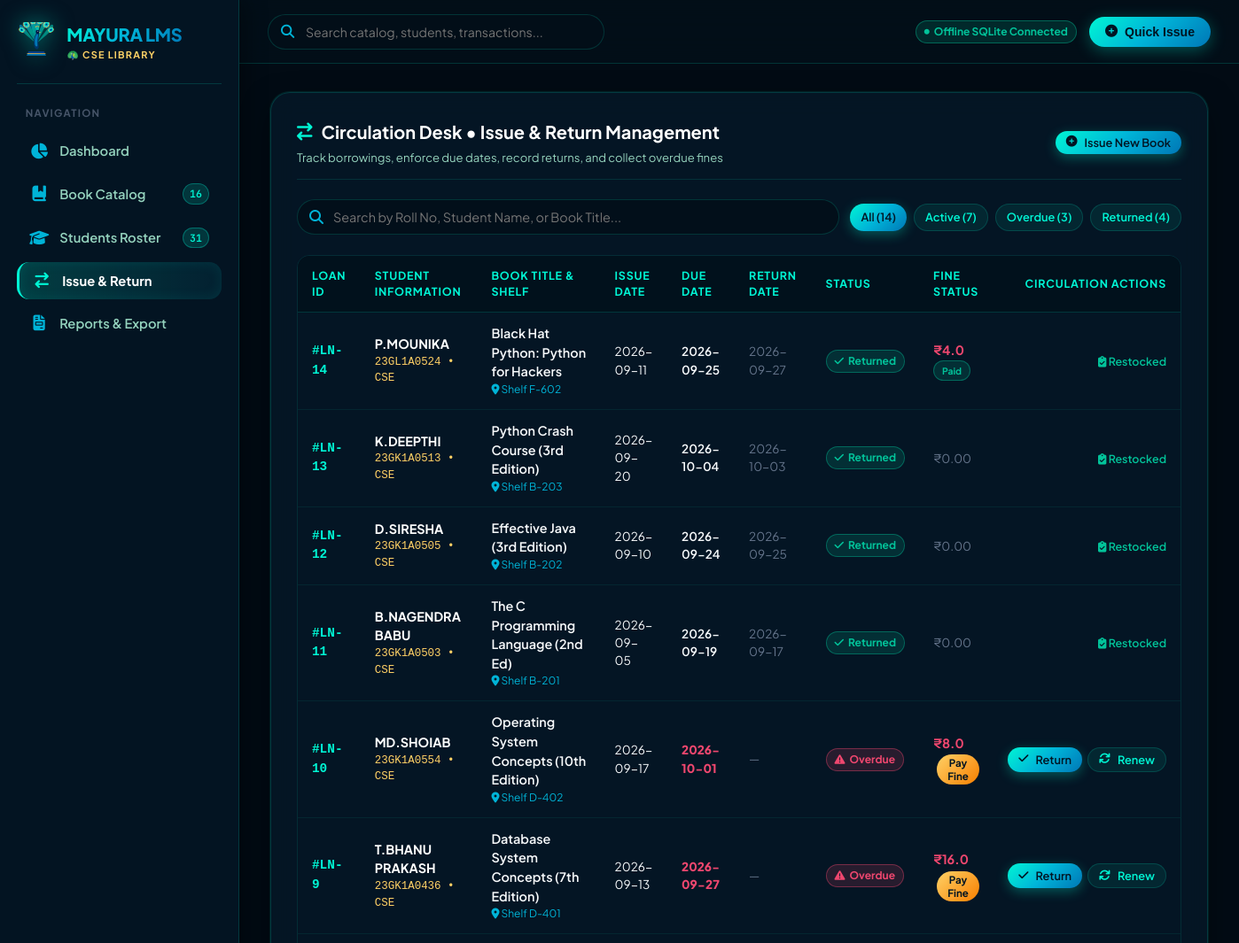
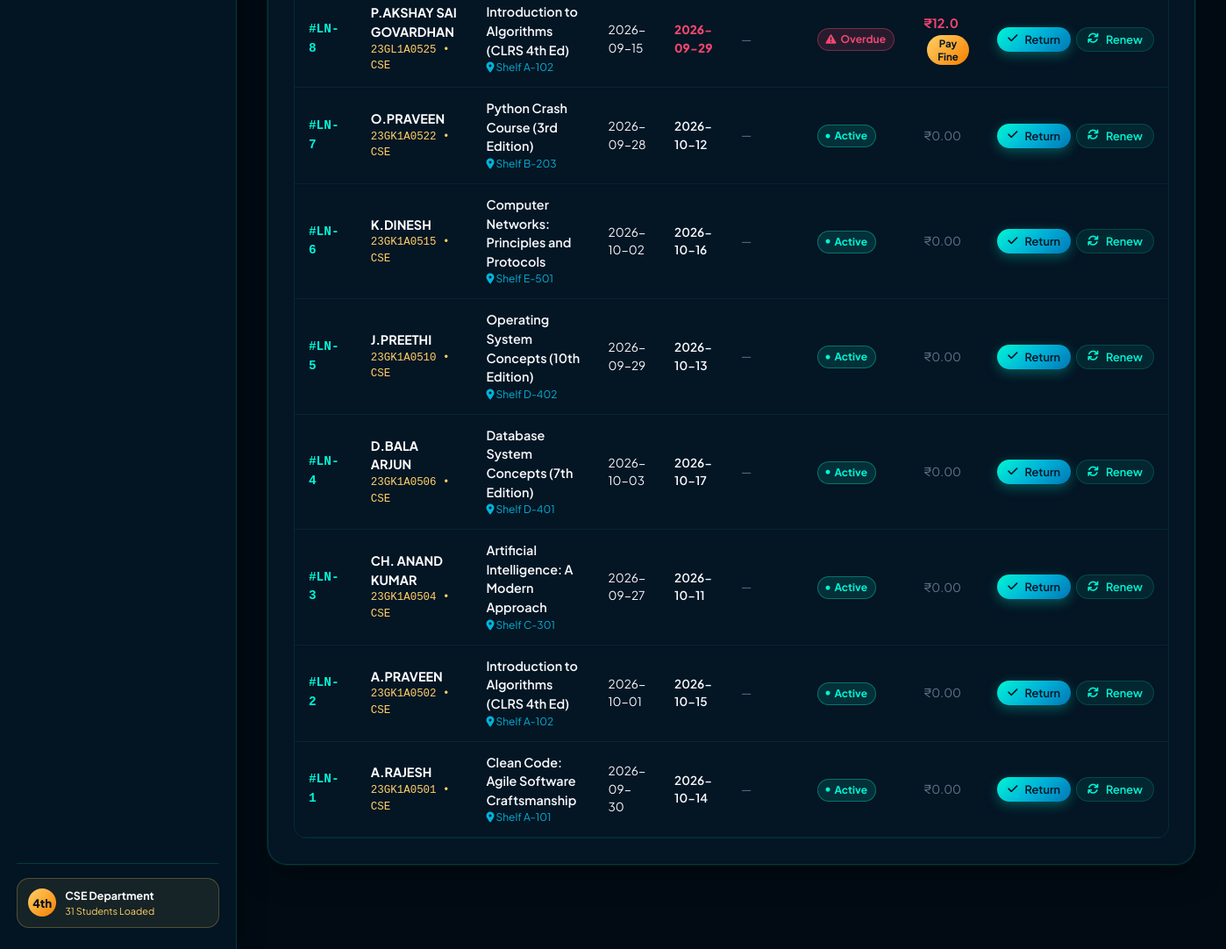
Page /issues on the committed database (2 pictures, top to bottom).
### tables this page shows
CREATE TABLE issues (
            id INTEGER PRIMARY KEY AUTOINCREMENT,
            book_id INTEGER NOT NULL,
            student_id INTEGER NOT NULL,
            issue_date DATE NOT NULL,
            due_date DATE NOT NULL,
            return_date DATE,
            status TEXT NOT NULL CHECK(status IN ('issued', 'returned', 'overdue')),
            fine_amount REAL DEFAULT 0.0,
            fine_paid INTEGER DEFAULT 0,
            remarks TEXT,
            created_at TIMESTAMP DEFAULT CURRENT_TIMESTAMP,
            FOREIGN KEY (book_id) REFERENCES books (id) ON DELETE CASCADE,
            FOREIGN KEY (student_id) REFERENCES students (id) ON DELETE CASCADE
        );

CREATE TABLE students (
            id INTEGER PRIMARY KEY AUTOINCREMENT,
            sl_no INTEGER,
            roll_number TEXT UNIQUE NOT NULL,
            name TEXT NOT NULL,
            year_of_study TEXT NOT NULL,
            branch TEXT NOT NULL,
            email TEXT,
            phone TEXT,
            avatar_seed TEXT,
            created_at TIMESTAMP DEFAULT CURRENT_TIMESTAMP
        );

CREATE TABLE books (
            id INTEGER PRIMARY KEY AUTOINCREMENT,
            isbn TEXT UNIQUE NOT NULL,
            title TEXT NOT NULL,
            author TEXT NOT NULL,
            category TEXT NOT NULL,
            total_copies INTEGER NOT NULL DEFAULT 1,
            available_copies INTEGER NOT NULL DEFAULT 1,
            shelf_location TEXT NOT NULL,
            created_at TIMESTAMP DEFAULT CURRENT_TIMESTAMP
        );

### app.py (the view)
@app.route('/issues')
def issues():
    update_overdue_statuses()
    status_filter = request.args.get('status', 'all').lower()
    conn = get_db()
    cursor = conn.cursor()
    query = """
        SELECT i.id, i.issue_date, i.due_date, i.return_date, i.status, i.fine_amount, i.fine_paid, i.remarks,
               b.title as book_title, b.shelf_location, b.isbn,
               s.name as student_name, s.roll_number, s.branch, s.year_of_study
        FROM issues i
        JOIN books b ON i.book_id = b.id
        JOIN students s ON i.student_id = s.id
    """
    params = []
    if status_filter == 'active':
        query += " WHERE i.status = 'issued'"
    elif status_filter == 'overdue':
        query += " WHERE i.status = 'overdue'"
    elif status_filter == 'returned':
        query += " WHERE i.status = 'returned'"
    query += " ORDER BY i.id DESC"
    cursor.execute(query, params)
    issues_list = cursor.fetchall()
    cursor.execute("SELECT COUNT(*) FROM issues")
    total_count = cursor.fetchone()[0]
    cursor.execute("SELECT COUNT(*) FROM issues WHERE status = 'issued'")
    active_count = cursor.fetchone()[0]
    cursor.execute("SELECT COUNT(*) FROM issues WHERE status = 'overdue'")
    overdue_count = cursor.fetchone()[0]
    cursor.execute("SELECT COUNT(*) FROM issues WHERE status = 'returned'")
    returned_count = cursor.fetchone()[0]
    conn.close()
    return render_template('issues.html',
                           active_page='issues',
                           issues=issues_list,
                           current_filter=status_filter,
                           total_count=total_count,
                           active_count=active_count,
                           overdue_count=overdue_count,
                           returned_count=returned_count)

### app.py (called while the page is built)
@app.context_processor
def inject_global_data():
    try:
        conn = get_db()
        cursor = conn.cursor()
        cursor.execute("SELECT id, roll_number, name, year_of_study, branch FROM students ORDER BY roll_number ASC")
        students = cursor.fetchall()
        cursor.execute("SELECT id, title, available_copies, total_copies, shelf_location FROM books ORDER BY title ASC")
        books = cursor.fetchall()
        conn.close()
        return dict(all_students_quick=students, all_books_quick=books)
    except Exception as e:
        return dict(all_students_quick=[], all_books_quick=[])

### database.py (called while the page is built)
def get_db():
    conn = sqlite3.connect(DB_PATH)
    conn.row_factory = sqlite3.Row
    return conn

### templates/issues.html (shortened to what this page needs)
{% extends "base.html" %}
{% block content %}
<div class="glass-panel">
  <div class="panel-header">
    <div>
      <div class="panel-heading">
        <i class="fa-solid fa-arrow-right-arrow-left" style="color: var(--peacock-cyan);"></i>
        <span>Circulation Desk • Issue & Return Management</span>
      </div>
      <div style="font-size: 0.82rem; color: var(--text-secondary); margin-top: 4px;">
        Track borrowings, enforce due dates, record returns, and collect overdue fines
      </div>
    </div>
    <button class="btn-ui btn-ui-primary btn-ui-sm" onclick="openModal('quickIssueModal')">
      <i class="fa-solid fa-plus-circle"></i> Issue New Book
    </button>
  </div>
  <div class="toolbar-row">
    <div class="peacock-searchbox">
      <i class="fa-solid fa-magnifying-glass"></i>
      <input type="text" id="issueSearch" placeholder="Search by Roll No, Student Name, or Book Title...">
    </div>
    <div style="display: flex; gap: 8px;">
      <a href="{{ url_for('issues', status='all') }}" class="btn-ui btn-ui-sm {% if current_filter == 'all' %}btn-ui-primary{% else %}btn-ui-secondary{% endif %}">
        All ({{ total_count }})
      </a>
      <a href="{{ url_for('issues', status='active') }}" class="btn-ui btn-ui-sm {% if current_filter == 'active' %}btn-ui-primary{% else %}btn-ui-secondary{% endif %}">
        Active ({{ active_count }})
      </a>
      <a href="{{ url_for('issues', status='overdue') }}" class="btn-ui btn-ui-sm {% if current_filter == 'overdue' %}btn-ui-primary{% else %}btn-ui-secondary{% endif %}">
        Overdue ({{ overdue_count }})
      </a>
      <a href="{{ url_for('issues', status='returned') }}" class="btn-ui btn-ui-sm {% if current_filter == 'returned' %}btn-ui-primary{% else %}btn-ui-secondary{% endif %}">
        Returned ({{ returned_count }})
      </a>
    </div>
  </div>
  <div class="table-wrap">
    <table class="table-custom">
      <thead>
        <tr>
          <th>Loan ID</th>
          <th>Student Information</th>
          <th>Book Title & Shelf</th>
          <th>Issue Date</th>
          <th>Due Date</th>
          <th>Return Date</th>
          <th>Status</th>
          <th>Fine Status</th>
          <th style="text-align: right;">Circulation Actions</th>
        </tr>
      </thead>
      <tbody>
        {% for row in issues %}
          <tr class="issue-row"
              data-roll="{{ row.roll_number|lower }}"
              data-student="{{ row.student_name|lower }}"
              data-book="{{ row.book_title|lower }}"
              data-status="{{ row.status|lower }}">
            <td style="font-family: monospace; color: var(--peacock-cyan); font-weight: 700;">#LN-{{ row.id }}</td>
            <td>
              <div style="font-weight: 700; color: #ffffff;">{{ row.student_name }}</div>
              <div style="font-size: 0.78rem; font-family: monospace; color: var(--peacock-gold);">{{ row.roll_number }} • {{ row.branch }}</div>
            </td>
            <td>
              <div style="font-weight: 600; color: var(--text-primary);">{{ row.book_title }}</div>
              <div style="font-size: 0.75rem; color: var(--peacock-teal);"><i class="fa-solid fa-location-dot"></i> {{ row.shelf_location }}</div>
            </td>
            <td style="font-size: 0.85rem;">{{ row.issue_date }}</td>
            <td style="font-size: 0.85rem; font-weight: 600; {% if row.status == 'overdue' %}color: var(--peacock-crimson); font-weight: 800;{% endif %}">
              {{ row.due_date }}
            </td>
            <td style="font-size: 0.85rem; color: var(--text-muted);">
              {{ row.return_date if row.return_date else '—' }}
            </td>
            <td>
              {% if row.status == 'issued' %}
                <span class="tag-badge tag-cyan"><i class="fa-solid fa-circle" style="font-size: 5px;"></i> Active</span>
              {% elif row.status == 'overdue' %}
                <span class="tag-badge tag-crimson"><i class="fa-solid fa-triangle-exclamation"></i> Overdue</span>
              {% elif row.status == 'returned' %}
                <span class="tag-badge tag-emerald"><i class="fa-solid fa-check"></i> Returned</span>
              {% endif %}
            </td>
            <td>
              {% if row.fine_amount > 0 %}
                <div>
                  <strong style="color: var(--peacock-crimson);">₹{{ "%.1f"|format(row.fine_amount) }}</strong>
                  {% if row.fine_paid %}
                    <span class="tag-badge tag-emerald" style="font-size: 0.65rem;">Paid</span>
                  {% else %}
                    <button class="btn-ui btn-ui-gold btn-ui-sm" style="padding: 2px 7px; font-size: 0.72rem; margin-left: 4px;" onclick="payFine({{ row.id }})">
                      Pay Fine
                    </button>
                  {% endif %}
                </div>
              {% else %}
                <span style="color: var(--text-muted); font-size: 0.85rem;">₹0.00</span>
              {% endif %}
            </td>
            <td style="text-align: right;">
              <div style="display: inline-flex; gap: 6px;">
                {% if row.status != 'returned' %}
                  <button class="btn-ui btn-ui-primary btn-ui-sm" onclick="processReturn({{ row.id }})" title="Return Book">
                    <i class="fa-solid fa-check"></i> Return
                  </button>
                  <button class="btn-ui btn-ui-secondary btn-ui-sm" onclick="processRenew({{ row.id }})" title="Extend Due Date by 14 Days">
                    <i class="fa-solid fa-arrows-rotate"></i> Renew
                  </button>
                {% else %}
                  <span style="font-size: 0.78rem; color: var(--peacock-emerald); font-weight: 600;">
                    <i class="fa-solid fa-clipboard-check"></i> Restocked
                  </span>
                {% endif %}
              </div>
            </td>
          </tr>
        {% endfor %}
      </tbody>
    </table>
  </div>
</div>
{% endblock %}

### rows in the picture
issues: id "14", student_name "P.MOUNIKA", roll_number "23GL1A0524", branch "CSE", book_title "Black Hat Python: Python for Hackers", shelf_location "Shelf F-602", issue_date "2026-09-11", due_date "2026-09-25", return_date "2026-09-27", status "returned" (drawn), fine_amount "4.0", fine_paid "Paid"
issues: id "13", student_name "K.DEEPTHI", roll_number "23GK1A0513", branch "CSE", book_title "Python Crash Course (3rd Edition)", shelf_location "Shelf B-203", issue_date "2026-09-20", due_date "2026-10-04", return_date "2026-10-03", status "returned" (drawn), fine_amount "₹0.00"
issues: id "12", student_name "D.SIRESHA", roll_number "23GK1A0505", branch "CSE", book_title "Effective Java (3rd Edition)", shelf_location "Shelf B-202", issue_date "2026-09-10", due_date "2026-09-24", return_date "2026-09-25", status "returned" (drawn), fine_amount "₹0.00"
issues: id "11", student_name "B.NAGENDRA BABU", roll_number "23GK1A0503", branch "CSE", book_title "The C Programming Language (2nd Ed)", shelf_location "Shelf B-201", issue_date "2026-09-05", due_date "2026-09-19", return_date "2026-09-17", status "returned" (drawn), fine_amount "₹0.00"
issues: id "10", student_name "MD.SHOIAB", roll_number "23GK1A0554", branch "CSE", book_title "Operating System Concepts (10th Edition)", shelf_location "Shelf D-402", issue_date "2026-09-17", due_date "2026-10-01", return_date "—", status "overdue" (drawn), fine_amount "8.0"
issues: id "9", student_name "T.BHANU PRAKASH", roll_number "23GK1A0436", branch "CSE", book_title "Database System Concepts (7th Edition)", shelf_location "Shelf D-401", issue_date "2026-09-13", due_date "2026-09-27", return_date "—", status "overdue" (drawn), fine_amount "16.0"
issues: id "8", student_name "P.AKSHAY SAI GOVARDHAN", roll_number "23GL1A0525", branch "CSE", book_title "Introduction to Algorithms (CLRS 4th Ed)", shelf_location "Shelf A-102", issue_date "2026-09-15", due_date "2026-09-29", return_date "—", status "overdue" (drawn), fine_amount "12.0"
issues: id "7", student_name "O.PRAVEEN", roll_number "23GK1A0522", branch "CSE", book_title "Python Crash Course (3rd Edition)", shelf_location "Shelf B-203", issue_date "2026-09-28", due_date "2026-10-12", return_date "—", status "issued" (drawn), fine_amount "₹0.00"
issues: id "6", student_name "K.DINESH", roll_number "23GK1A0515", branch "CSE", book_title "Computer Networks: Principles and Protocols", shelf_location "Shelf E-501", issue_date "2026-10-02", due_date "2026-10-16", return_date "—", status "issued" (drawn), fine_amount "₹0.00"
issues: id "5", student_name "J.PREETHI", roll_number "23GK1A0510", branch "CSE", book_title "Operating System Concepts (10th Edition)", shelf_location "Shelf D-402", issue_date "2026-09-29", due_date "2026-10-13", return_date "—", status "issued" (drawn), fine_amount "₹0.00"
issues: id "4", student_name "D.BALA ARJUN", roll_number "23GK1A0506", branch "CSE", book_title "Database System Concepts (7th Edition)", shelf_location "Shelf D-401", issue_date "2026-10-03", due_date "2026-10-17", return_date "—", status "issued" (drawn), fine_amount "₹0.00"
issues: id "3", student_name "CH. ANAND KUMAR", roll_number "23GK1A0504", branch "CSE", book_title "Artificial Intelligence: A Modern Approach", shelf_location "Shelf C-301", issue_date "2026-09-27", due_date "2026-10-11", return_date "—", status "issued" (drawn), fine_amount "₹0.00"
issues: id "2", student_name "A.PRAVEEN", roll_number "23GK1A0502", branch "CSE", book_title "Introduction to Algorithms (CLRS 4th Ed)", shelf_location "Shelf A-102", issue_date "2026-10-01", due_date "2026-10-15", return_date "—", status "issued" (drawn), fine_amount "₹0.00"
issues: id "1", student_name "A.RAJESH", roll_number "23GK1A0501", branch "CSE", book_title "Clean Code: Agile Software Craftsmanship", shelf_location "Shelf A-101", issue_date "2026-09-30", due_date "2026-10-14", return_date "—", status "issued" (drawn), fine_amount "₹0.00"

### other values in the picture
{{ all_books_quick|length }} "16"
{{ total_count }} "14"
{{ active_count }} "7"
{{ overdue_count }} "3"
{{ returned_count }} "4"
